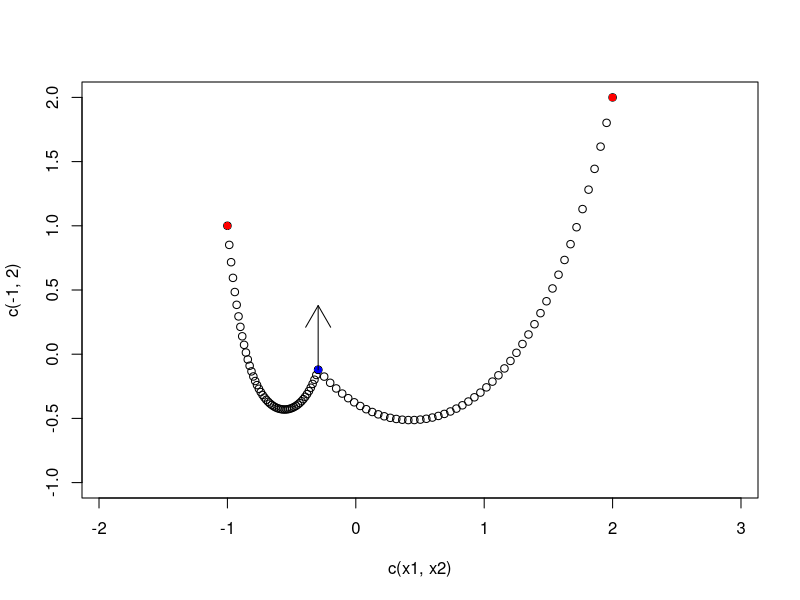
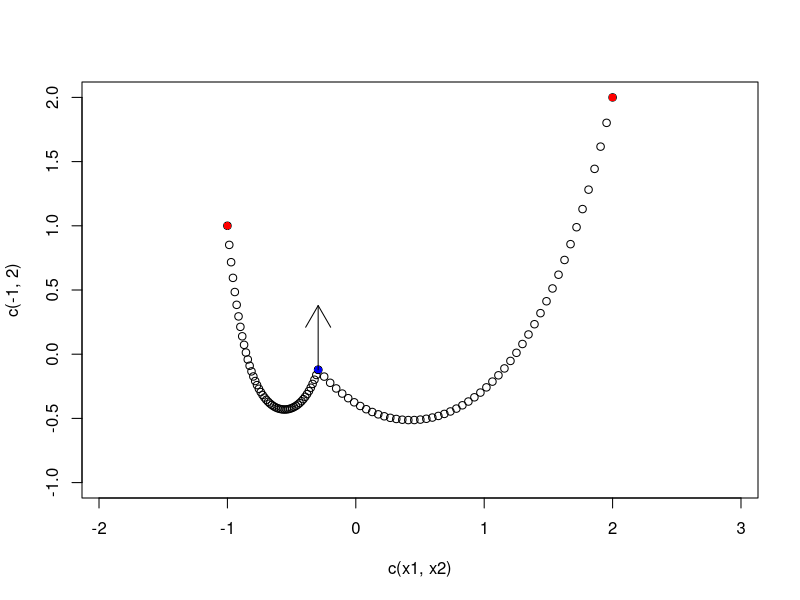

Recreate these plots in R, in order.
## ---- chunk 1
knitr::opts_chunk$set(echo = TRUE)
## ---- chunk 2
y <- function(x, params){
  x0 <- params[1]
  y0 <- params[2]
  a  <- params[3]
  return(y0 + a*cosh((x-x0)/a))
}

ydash <- function(x, params){
  x0 <- params[1]
  y0 <- params[2]
  a  <- params[3]
  return(sinh((x-x0)/a))
}

tensionX <- function(x, params){  # NB  for unit weight per unit length
  x0 <- params[1]
  y0 <- params[2]
  a  <- params[3]

  return(a)
}

tensionY <- function(x, params){  # NB  for unit weight per unit length
  x0 <- params[1]
  y0 <- params[2]
  a  <- params[3]

  return(a*sinh((x-x0)/a))
}

arclength <- function(x, params){  # NB indefinite integral, hence K
  x0 <- params[1]
  y0 <- params[2]
  a  <- params[3]

  K <- -pi*7e2  # constant of integration
  return(a*sinh((x-x0)/a) + K)
}

intersection <- function(params1, params2){

    f <- function(x){(y(x,params1) - y(x,params2))^2}
    out <- optimize(f, interval= c(-100, 100))
    return(c(out$minimum, out$objective))
}
    
## ---- chunk 3
knowns  <-
    list(
        x1  =  -1,
        y1  =  1,
        x2  =  2,
        y2  =  2,
        rho1  =  5,
        rho2  =  1,
        L1  =  2,
        L2  =  4,
        Fx  =  0,  # x-component of force
        Fy  =  3 # y-component of force
    )
## ---- chunk 4
badness <- function(params1, params2, pF, knowns){
    attach(knowns)

    xF <- pF[1]
    yF <- pF[2]

    L1_est <- arclength(xF, params1) - arclength(x1, params1) # "est" = estimated
    L2_est <- arclength(x2, params2) - arclength(xF, params2)

    ## all mismatch variables are zero at a solution.


    mismatch1 <- y(x1, params1) - y1  # string 1 meets left anchor point
    mismatch2 <- y(x2, params2) - y2  # string 2 meets right anchor point

    mismatch3 <- y(xF, params1) - yF  # string 1 meets force point
    mismatch4 <- y(xF, params2) - yF  # string 2 meets force point

    mismatch5 <- # Total horizontal forces on force point (xF,yF)
        (
            -rho1 * tensionX(xF, params1)  # force to the left is negative
            +rho2 * tensionX(xF, params2) 
            +Fx # external horizontal force at force point
        )

    mismatch6 <- # Total vertical forces on force point (xF, yF)
        (
            -rho1 * tensionY(xF, params1) # F>0 if y' < 0
            +rho2 * tensionY(xF, params2) # F>0 if y' > 0
            +Fy # external vertical force at force point
        )
    
    
    mismatch7 <- L1_est - L1
    mismatch8 <- L2_est - L2

    bad1 <- mismatch1^2
    bad2 <- mismatch2^2
    bad3 <- mismatch3^2
    bad4 <- mismatch4^2
    bad5 <- mismatch5^2
    bad6 <- mismatch6^2
    bad7 <- mismatch7^2
    bad8 <- mismatch8^2


    allbad <- c(bad1,bad2,bad3,bad4,bad5,bad6,bad7,bad8)
#    print(c(Fx,Fy))
#    print(allbad)
    detach(knowns)

    return(sum(allbad))
}
## ---- chunk 5
optimand <- function(ap){
    params1 <- ap[1:3]
    params2 <- ap[4:6]
    pF      <- ap[7:8]
    badness(params1, params2, pF, knowns)
}
## ---- chunk 6
jj <- optim(c(c(0,0,1), c(1,0,1), c(0,0)), fn=optimand, method = "BFGS", control = list(trace=100,maxit=10000))
jj

optim(jj$par, fn=optimand, method = "BFGS", control = list(trace=100,maxit=10000))
## ---- chunk 7
jj$par

params1 <- jj$par[1:3]
params2 <- jj$par[4:6]
pF      <- jj$par[7:8]


plotter <- function(...){
attach(knowns)
plot(c(x1,x2), c(-1,2),type="n",asp=1)

x <- seq(from = x1, to = pF[1], len=50)
points(x, y(x,params1))

x <- seq(from = pF[1], to = x2, len=50)
points(x, y(x,params2))

points(x1, y1, pch=16, col='red')
points(x2, y2, pch=16, col='red')

points(pF[1],pF[2],pch=16,col='blue')

arrows(x0=pF[1],y0=pF[2], x1=pF[1]+Fx/6, y1=pF[2]+Fy/6)

detach(knowns)
}

plotter()
pdf(file="f.pdf")
plotter()
dev.off()

